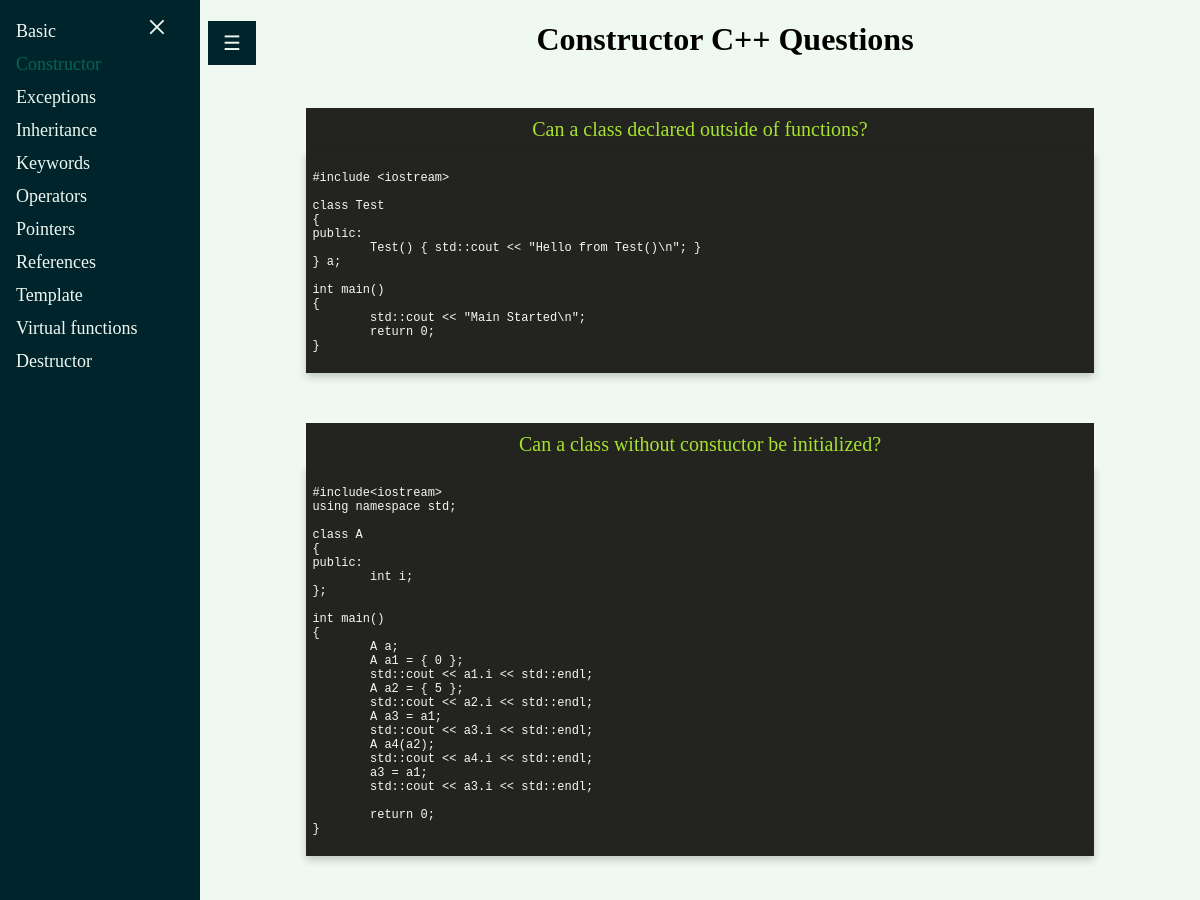
The page /constructor (upper part) on the database as committed earlier.
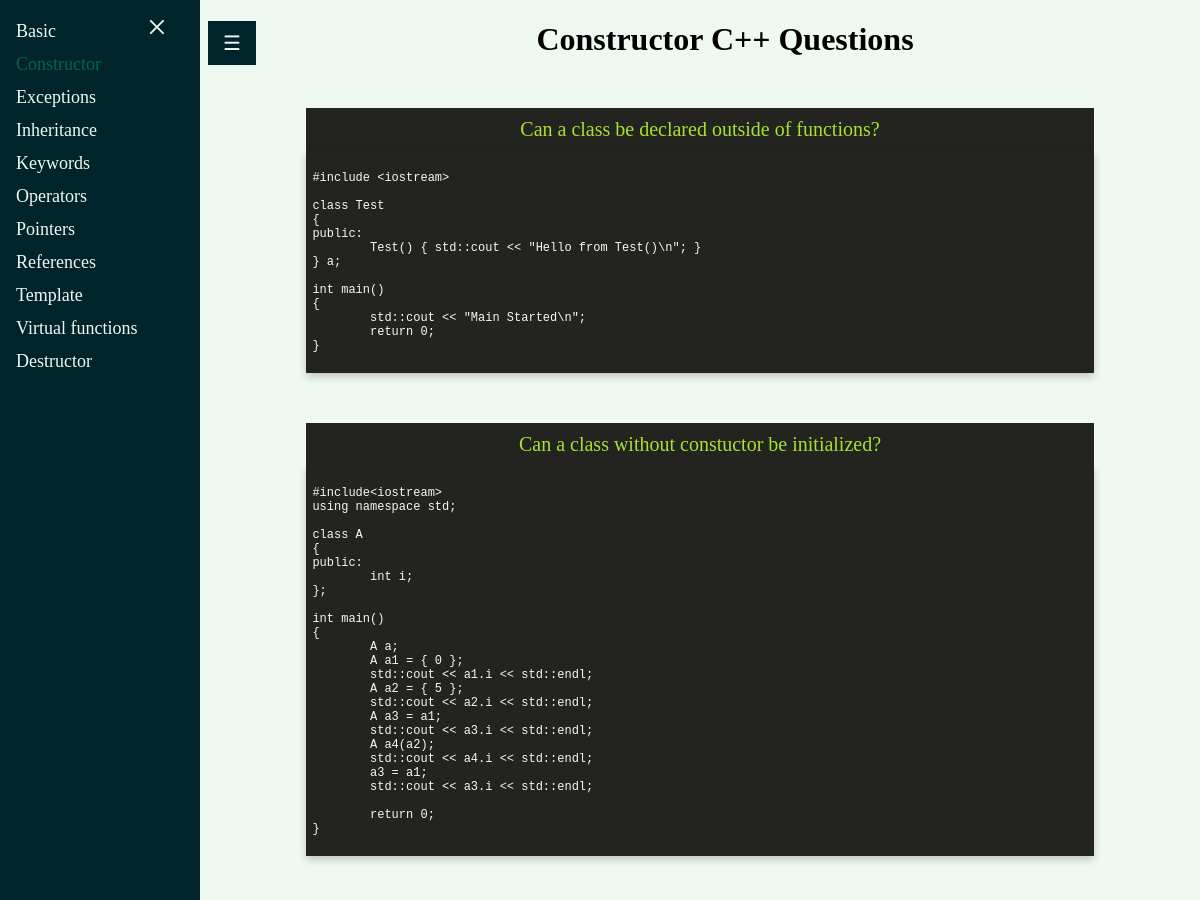
The same page on the database as committed later.
### tables this page shows
CREATE TABLE "interviews" (
	"tags"	TEXT,
	"question"	TEXT,
	"code"	TEXT NOT NULL,
	"commented_code"	TEXT NOT NULL,
	"output"	REAL NOT NULL
);

### app/views.py (the view)
@app.route('/<group>')
def mobil(group):
    with sqlite3.connect("app/db.db") as conn:
        conn.row_factory = dict_factory
        c = conn.cursor()
        c.execute("SELECT * FROM interviews")
        datas = c.fetchall()
        out = {}
        for data in datas:
            tags_str = data["tags"]
            tags = tags_str.split(';')
            for tag in tags:
                if tag in out:
                    out[tag] += [data]
                else:
                    out[tag] = [data]
    return render_template("cards.html", groups=out.keys(), datas=out[group], selected_group=group)

### app/views.py (called while the page is built)
def dict_factory(cursor, row):
    d = {}
    for idx, col in enumerate(cursor.description):
        d[col[0]] = row[idx]
    return d

### app/templates/cards.html (shortened to what this page needs)
{% extends 'template.html' %}
{% block head %}
<link class="codestyle" rel="stylesheet" href="{{ url_for('static', filename='css/monokai-sublime.css') }}">
<link rel="stylesheet" href="https://cdnjs.cloudflare.com/ajax/libs/font-awesome/4.7.0/css/font-awesome.min.css">
{% endblock %}
{% block pagetitle %}
<h1><center>{{selected_group.capitalize()}} C++ Questions</center></h1>
{% endblock %}
{% block content %}
{% for elem in datas %}
<div class="card-container">
<div class="base question">
    {{elem.question}}
</div>
<div class="flip-card base">
    <div class="flip-card-inner">
        <div class="flip-card-front">
            <pre class="code front"><code class="hljs cpp">
{{elem.code}}
                </code></pre>
        </div>
        <div class="flip-card-back">
            <pre class="code back"><code  class="hljs cpp">
                </code></pre>
        </div>
    </div>
</div>
</div>
{% endfor %}
</div>
{% endblock %}

### app/templates/template.html (shortened to what this page needs)
<!DOCTYPE html>
<html>
<head>
{% block head %}
{% endblock %}
</head>
<body>
<div class="sidebar" id="mySidebar" >
    <a href="javascript:void(0)" class="closebtn" onclick="closeNav()">×</a>
{% for group in groups %}
    {% if selected_group == group %}
    <a class="active" href="/{{group}}">{{group.capitalize()}}</a>
    {% else %}
    <a href="/{{group}}">{{group.capitalize()}}</a>
    {% endif %}
{% endfor %}
</div>
<div class="main" id="main">
<button id="openbtn" class="openbtn" onclick="openNav()">☰</button>
<div class="title">
{% block pagetitle %}{% endblock %}
</div>
{% block content %}{% endblock %}
</body>
</html>

### app/static/css/monokai-sublime.css (style rules this page uses)
.hljs { display:block;overflow-x:auto;padding:.5em;background:#23241f }
.hljs,.hljs-tag,.hljs-subst { color:#f8f8f2 }

### app/templates/template.html (style rules this page uses)
body { background-color:#eff9f2; }
.sidebar { height: 100%; width: 200px; position: fixed; z-index: 1; top: 0; left: 0; background-color: #00242b; overflow-x: hidden; transition: 0.5s; padding-top: 15px; }
.active, .sidebar a:hover { color: #03674f !important; }
.sidebar a { padding: 6px 8px 6px 16px; text-decoration: none; font-size: 18px; color: #eff9f2; display: block; transition: 0.3s; }
.sidebar .closebtn { color: #eff9f2; position: absolute; top: 0; right: 25px; font-size: 36px; margin-left: 50px; }
.openbtn { font-size: 20px; cursor: pointer; background-color: #00242b; color: #eff9f2; padding: 10px 15px; border: none; position: absolute; }
.main { transition: margin-left .5s; margin-left: 200px; }
.title { padding-left:50px; }

### app/templates/cards.html (style rules this page uses)
.base { width: 60%; margin-left:auto; margin-right:auto; }
.flip-card { background-color: transparent; perspective: 1000px; margin-bottom:50px; }
.flip-card-inner { position: relative; width: 100%; height: 100%; transition: transform 0.6s; transform-style: preserve-3d; box-shadow: 0 4px 8px 0 rgba(0,0,0,0.2); }
.flip-card-front, .flip-card-back { width: 100%; height: 100%; backface-visibility: hidden; }
.flip-card-front { background-color: #23241f; color: #f92672; }
.flip-card-back { background-color: #23241f; color: #f92672; transform: rotateY(180deg); }
.front { position:absolute; width:100%; height:100%; }
.code { margin:0; background-color:#23241f; font-size:12px; }
@media only screen and (max-width: 1300px) { .base { width:80% } }
.question { background-color:#23241f; text-align:center; color:#a6e22e; padding-bottom:10px; padding-top:10px; font-size: 20px; }
.card-container { margin-bottom:50px; margin-top:50px; }

Rows that differ between the two databases and show on the page:
changed interviews "Constructor": question "Can a class declared outside of functions?" → "Can a class be declared outside of functions?"
